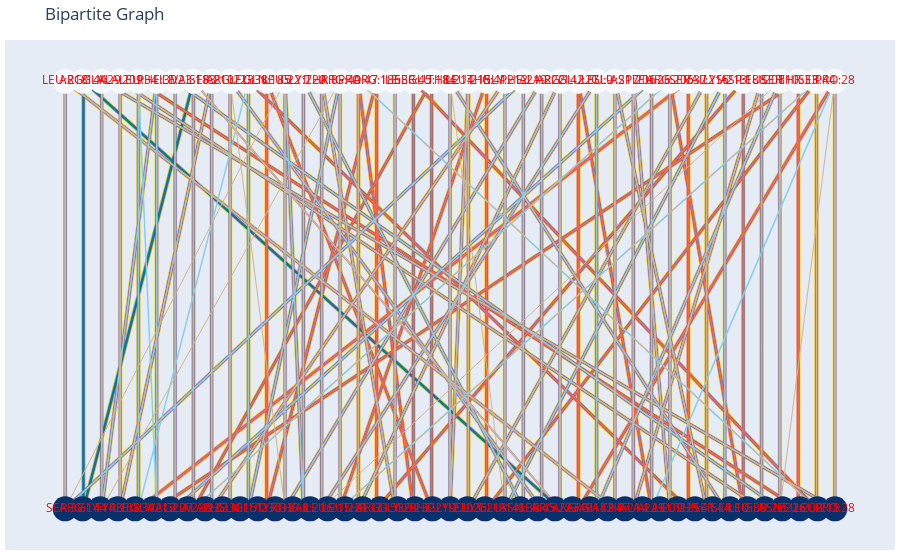

The cell this chart's notebook holds for it:
### Code cell
import plotly.graph_objects as go
import networkx as nx
import pandas as pd
import matplotlib.colors as colors

# Load data into a pandas DataFrame
#df = pd.read_csv('data.csv')
#df['colors'] = df['colors'].apply(lambda x: tuple(colors.to_rgba(x)))  # convert color names to RGBA tuples

# Create the bipartite graph
G = nx.Graph()
proteinA_nodes = list(df['protein-A'].unique())
proteinB_nodes = list(df['protein-B'].unique())
# edge_list = list(df['nodes'])

G.add_nodes_from(proteinA_nodes, bipartite=0)
G.add_nodes_from(proteinB_nodes, bipartite=1)
# G.add_edges_from(edge_list)

# Create node and edge traces
node_trace = go.Scatter(x=[], y=[], text=[], mode='markers+text', textposition='middle center', textfont_color='red',
                        marker=dict(symbol='circle', size=25, color=[], colorscale='Blues'))
# edge_trace = go.Scatter(x=[], y=[], mode='lines', line=dict(width=2, color='tan'))

data_plot = [node_trace]

# Add positions to the node trace
pos = nx.bipartite_layout(G, proteinA_nodes, align='horizontal')
for node in G.nodes():
    # print(node)
    x, y = pos[node]
    node_trace['x'] += tuple([x])
    node_trace['y'] += tuple([y])
    node_trace['text'] += tuple([node.split('_')[1]])
    node_trace['marker']['color'] += tuple([0 if G.nodes[node]['bipartite'] == 0 else 1])

w=1
for interac in colors_1:
    
    print(interac)
    
    edge_list = list(df[df['colors']==interac]['nodes'])
    # print(edge_list)


    # edge_list = list(df['nodes'])
    G.add_edges_from(edge_list)

    edge_trace = go.Scatter(x=[], y=[], mode='lines', line=dict(width=w, color=interac))

    # Add positions to the edge trace
    for edge in G.edges():
        # print(edge)
        x0, y0 = pos[edge[0]]
        x1, y1 = pos[edge[1]]
        edge_trace['x'] += tuple([x0, x0])
        edge_trace['y'] += tuple([y0, y1])
        # interaction_color = df.loc[(df['protein-A'] == edge[0]) & (df['protein-B'] == edge[1]), 'colors'].item()
        # edge_trace['line']['color'] += df.loc[(df['protein-A'] == edge[0]) & (df['protein-B'] == edge[1]), 'colors'].item()

    data_plot.insert(0,edge_trace)
    w+=0.5
# Create the figure
fig = go.Figure(data=data_plot,
                layout=go.Layout(title='Bipartite Graph', showlegend=False,
                                 xaxis=dict(showticklabels=False, zeroline=False, showgrid=False),
                                 yaxis=dict(showticklabels=False, zeroline=False, showgrid=False)))

# Update the margins and plot the figure
fig.update_layout(margin=dict(b=10, l=5, r=5, t=40))
fig.show()

### Figure 1 — Plotly figure (JSON) as saved in the notebook; plotly's stock layout.template omitted (floating-point values rounded to 4 significant figures; data arrays with more than 128 entries replaced by an {"elided": "..."} marker saying what was removed)
{"data": [{"line": {"color": "yellow", "width": 4.5}, "mode": "lines", "type": "scatter", "x": {"elided": "230 float values"}, "y": {"elided": "230 float values"}}, {"line": {"color": "sandybrown", "width": 4}, "mode": "lines", "type": "scatter", "x": {"elided": "228 float values"}, "y": {"elided": "228 float values"}}, {"line": {"color": "silver", "width": 3.5}, "mode": "lines", "type": "scatter", "x": {"elided": "222 float values"}, "y": {"elided": "222 float values"}}, {"line": {"color": "violet", "width": 3}, "mode": "lines", "type": "scatter", "x": {"elided": "216 float values"}, "y": {"elided": "216 float values"}}, {"line": {"color": "teal", "width": 2.5}, "mode": "lines", "type": "scatter", "x": {"elided": "196 float values"}, "y": {"elided": "196 float values"}}, {"line": {"color": "tomato", "width": 2}, "mode": "lines", "type": "scatter", "x": {"elided": "180 float values"}, "y": {"elided": "180 float values"}}, {"line": {"color": "skyblue", "width": 1.5}, "mode": "lines", "type": "scatter", "x": {"elided": "140 float values"}, "y": {"elided": "140 float values"}}, {"line": {"color": "tan", "width": 1}, "mode": "lines", "type": "scatter", "x": [-0.1429, -0.1429, -0.1429, -0.1429, -0.3333, -0.3333, -0.3333, -0.3333, 0.8571, 0.8571, 1, 1, 1, 1, -0.9048, -0.9048, -0.2857, -0.2857, 0.9524, 0.9524, -0.2381, -0.2381, 0.2857, 0.2857, -0.6667, -0.6667, 0.5714, 0.5714, 0.4762, 0.4762, 0.8095, 0.8095, -0.8571, -0.8571, -0.8571, -0.8571, -0.8571, -0.8571, -0.619, -0.619, 0.1429, 0.1429, 1.325e-17, 1.325e-17, 0.04762, 0.04762, 0.6667, 0.6667, 0.4286, 0.4286, -1, -1, -0.4286, -0.4286, -0.4286, -0.4286, -0.5714, -0.5714, -0.5714, -0.5714, -0.5714, -0.5714], "y": [0.767, -0.733, 0.767, -0.733, 0.767, -0.733, 0.767, -0.733, 0.767, -0.733, 0.767, -0.733, 0.767, -0.733, 0.767, -0.733, 0.767, -0.733, 0.767, -0.733, 0.767, -0.733, 0.767, -0.733, 0.767, -0.733, 0.767, -0.733, 0.767, -0.733, 0.767, -0.733, 0.767, -0.733, 0.767, -0.733, 0.767, -0.733, 0.767, -0.733, 0.767, -0.733, 0.767, -0.733, 0.767, -0.733, 0.767, -0.733, 0.767, -0.733, 0.767, -0.733, 0.767, -0.733, 0.767, -0.733, 0.767, -0.733, 0.767, -0.733, 0.767, -0.733]}, {"marker": {"color": [0, 0, 0, 0, 0, 0, 0, 0, 0, 0, 0, 0, 0, 0, 0, 0, 0, 0, 0, 0, 0, 0, 0, 0, 0, 0, 0, 0, 0, 0, 0, 0, 0, 0, 0, 0, 0, 0, 0, 0, 0, 0, 0, 1, 1, 1, 1, 1, 1, 1, 1, 1, 1, 1, 1, 1, 1, 1, 1, 1, 1, 1, 1, 1, 1, 1, 1, 1, 1, 1, 1, 1, 1, 1, 1, 1, 1, 1, 1, 1, 1, 1, 1, 1, 1, 1, 1, 1], "colorscale": [[0, "rgb(247,251,255)"], [0.125, "rgb(222,235,247)"], [0.25, "rgb(198,219,239)"], [0.375, "rgb(158,202,225)"], [0.5, "rgb(107,174,214)"], [0.625, "rgb(66,146,198)"], [0.75, "rgb(33,113,181)"], [0.875, "rgb(8,81,156)"], [1, "rgb(8,48,107)"]], "size": 25, "symbol": "circle"}, "mode": "markers+text", "text": ["ILE:3", "THR:8", "LEU:9", "SER:10", "ILE:23", "LEU:26", "GLU:27", "PRO:28", "GLY:29", "PHE:30", "THR:33", "LEU:34", "SER:37", "LEU:38", "ARG:40", "THR:41", "SER:44", "SER:45", "PRO:47", "ARG:142", "ARG:144", "VAL:183", "GLU:184", "GLN:185", "ARG:186", "ASP:188", "ARG:205", "ASP:206", "LEU:208", "ALA:209", "SER:210", "GLY:212", "LYS:213", "THR:214", "LEU:215", "VAL:216", "GLU:217", "LEU:218", "PHE:219", "GLY:220", "LEU:221", "ALA:222", "ARG:223", "GLU:141", "ARG:142", "GLY:143", "VAL:147", "TYR:168", "LEU:218", "LEU:221", "SER:44", "SER:45", "ARG:144", "THR:214", "ARG:40", "SER:37", "THR:41", "LEU:215", "ASN:36", "PHE:219", "THR:33", "GLY:29", "PHE:30", "TYR:32", "PRO:28", "GLU:27", "GLU:228", "ALA:229", "GLN:151", "ARG:153", "LEU:225", "ASN:226", "ALA:222", "ARG:223", "VAL:227", "GLU:230", "VAL:216", "GLY:220", "ILE:232", "THR:8", "LEU:26", "LEU:34", "LEU:38", "GLY:212", "SER:10", "LEU:208", "ALA:209", "LYS:213"], "textfont": {"color": "red"}, "textposition": "middle center", "type": "scatter", "x": [-0.1429, -0.3333, 0.381, 0.8571, -0.7143, 0.5238, 0.3333, 1, -0.9048, -0.7619, 0.9048, -0.8095, 0.619, -0.5238, -0.2857, 0.09524, 0.9524, -0.09524, -0.2381, 0.2857, -0.9524, -0.6667, -0.04762, -0.4762, -0.1905, 0.7619, 0.5714, 0.4762, 0.8095, -0.8571, -0.619, 0.1429, 0.7143, 1.325e-17, 0.04762, 0.6667, 0.4286, -1, 0.1905, -0.381, -0.4286, 0.2381, -0.5714, 0.1364, 0.3636, -0.9091, 0.4091, -0.8636, 0.9545, -0.2727, 0.6818, 0.2273, -0.9545, 0.4545, 0.3182, -1, 0.6364, -0.3182, 0.1818, -0.04545, -0.2273, -0.1364, -0.5909, -0.4545, 1, 0.8182, -0.6818, 0.5, -0.5455, -0.1818, 0.5909, 0.8636, -0.6364, 0.2727, -0.7273, -0.5, -0.3636, 1.325e-17, -0.09091, -0.4091, 0.04545, -0.8182, 0.7727, -0.7727, 0.7273, 0.9091, 0.5455, 0.09091], "y": [0.767, 0.767, 0.767, 0.767, 0.767, 0.767, 0.767, 0.767, 0.767, 0.767, 0.767, 0.767, 0.767, 0.767, 0.767, 0.767, 0.767, 0.767, 0.767, 0.767, 0.767, 0.767, 0.767, 0.767, 0.767, 0.767, 0.767, 0.767, 0.767, 0.767, 0.767, 0.767, 0.767, 0.767, 0.767, 0.767, 0.767, 0.767, 0.767, 0.767, 0.767, 0.767, 0.767, -0.733, -0.733, -0.733, -0.733, -0.733, -0.733, -0.733, -0.733, -0.733, -0.733, -0.733, -0.733, -0.733, -0.733, -0.733, -0.733, -0.733, -0.733, -0.733, -0.733, -0.733, -0.733, -0.733, -0.733, -0.733, -0.733, -0.733, -0.733, -0.733, -0.733, -0.733, -0.733, -0.733, -0.733, -0.733, -0.733, -0.733, -0.733, -0.733, -0.733, -0.733, -0.733, -0.733, -0.733, -0.733]}], "layout": {"margin": {"b": 10, "l": 5, "r": 5, "t": 40}, "showlegend": false, "title": {"text": "Bipartite Graph"}, "xaxis": {"showgrid": false, "showticklabels": false, "zeroline": false}, "yaxis": {"showgrid": false, "showticklabels": false, "zeroline": false}}}
